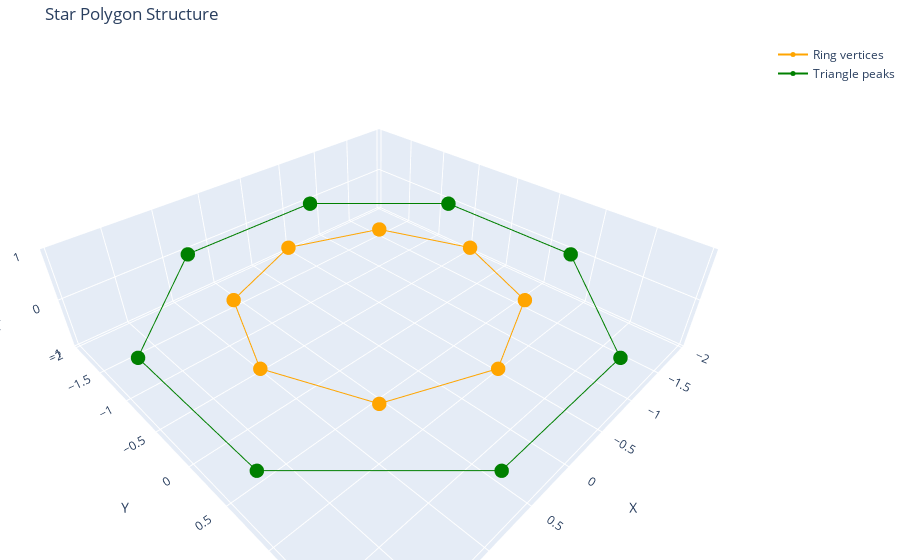

The cell this chart's notebook holds for it:
### Code cell
star_points = StarGenerator(8, True)

### Figure 1 — Plotly figure (JSON) as saved in the notebook; plotly's stock layout.template omitted (floating-point values rounded to 4 significant figures)
{"data": [{"line": {"color": "orange"}, "marker": {"color": "orange", "size": 5}, "mode": "markers+lines", "name": "Ring vertices", "type": "scatter3d", "x": [1.307, 0.9239, 8e-17, -0.9239, -1.307, -0.9239, -2.4e-16, 0.9239, 1.307], "y": [0, 0.9239, 1.307, 0.9239, 1.6e-16, -0.9239, -1.307, -0.9239, 0], "z": [0, 0, 0, 0, 0, 0, 0, 0, 0]}, {"line": {"color": "green"}, "marker": {"color": "green", "size": 5}, "mode": "markers+lines", "name": "Triangle peaks", "type": "scatter3d", "x": [1.915, 0.7934, -0.7934, -1.915, -1.915, -0.7934, 0.7934, 1.915, 1.915], "y": [0.7934, 1.915, 1.915, 0.7934, -0.7934, -1.915, -1.915, -0.7934, 0.7934], "z": [0, 0, 0, 0, 0, 0, 0, 0, 0]}], "layout": {"margin": {"b": 0, "l": 0, "r": 0, "t": 40}, "scene": {"xaxis": {"title": {"text": "X"}}, "yaxis": {"title": {"text": "Y"}}, "zaxis": {"title": {"text": "Z"}}}, "title": {"text": "Star Polygon Structure"}}}
